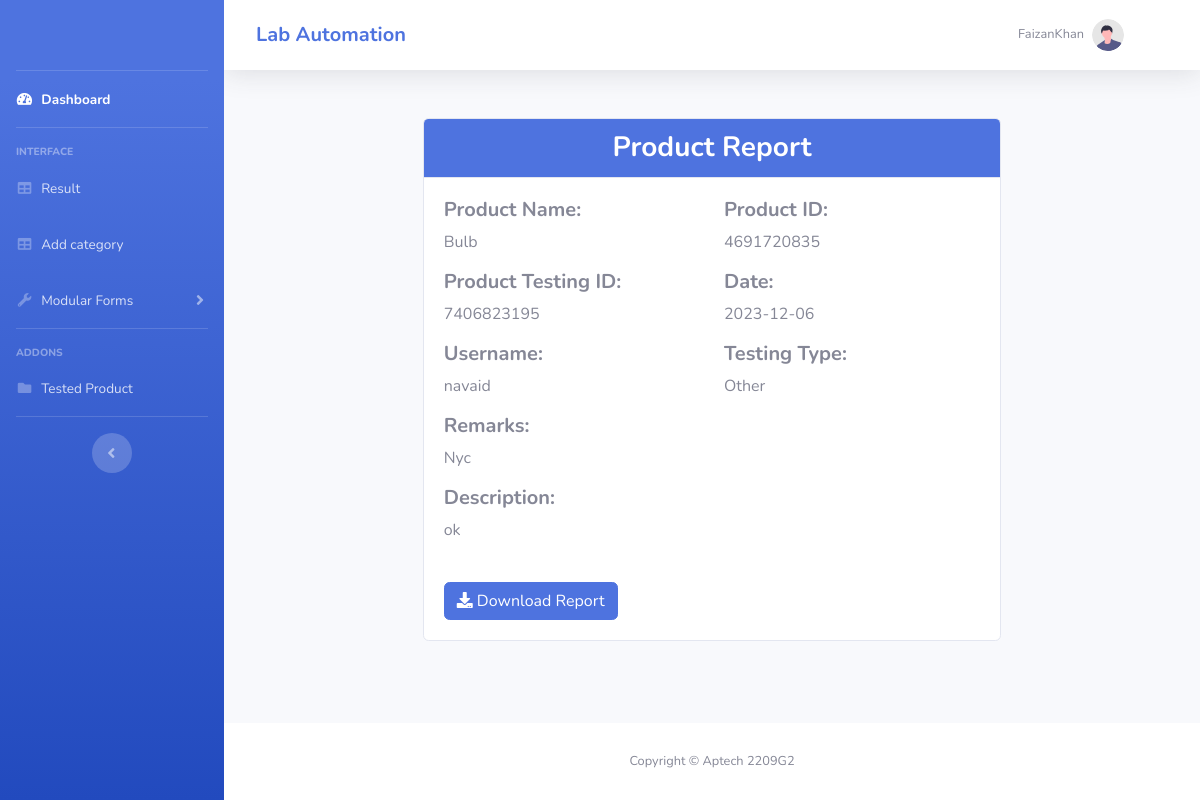
Screenshot of /reports.php?id=43 (signed in) with the database file from the repository.
### tables this page shows
CREATE TABLE `tested_product` (
  `product_id` int(11) NOT NULL,
  `product_name` varchar(200) NOT NULL,
  `product_unique_id` varchar(50) NOT NULL,
  `product_testing_id` varchar(50) NOT NULL,
  `uploader_name` varchar(100) NOT NULL,
  `prod_date` varchar(100) NOT NULL,
  `result` varchar(20) NOT NULL,
  `testing_type` varchar(200) NOT NULL,
  `rating` int(50) NOT NULL,
  `remarks` varchar(200) NOT NULL,
  `description` varchar(200) NOT NULL
);

### reports.php (the view, shortened to what this page needs)
<?php
require 'Connection/connection.php';
?>
<?php
$selected_id = $_GET["id"];
$selected_query = "SELECT * FROM `tested_product` WHERE `product_id` = :id";
$selected_prepare = $connection->prepare($selected_query);
$selected_prepare->bindValue(':id', $selected_id, PDO::PARAM_INT);
$selected_prepare->execute();
$fetch_data = $selected_prepare->fetch(PDO::FETCH_ASSOC);
?>
<!DOCTYPE html>
<html lang="en">
<head>
    <link href="vendor/fontawesome-free/css/all.min.css" rel="stylesheet" type="text/css">
    <link href="css/sb-admin-2.min.css" rel="stylesheet">
</head>
<body id="page-top">
    <div id="wrapper">
        <?php require 'header/navbar.php' ?>
        <div class="container-fluid">
            <div class="container mt-5" id="htmlContent">
                <div class="row justify-content-center">
                    <div class="col-md-8">
                        <div class="card">
                            <div class="card-header bg-primary text-white">
                                <h3 class="text-center mb-0 font-weight-bold">Product Report</h3>
                            </div>
                            <div class="card-body">
                                <div class="row">
                                    <div class="col-md-6">
                                        <h5 class="font-weight-bold">Product Name:</h5>
                                        <p><?= $fetch_data['product_name'] ?></p>
                                    </div>
                                    <div class="col-md-6">
                                        <h5 class="font-weight-bold">Product ID:</h5>
                                        <p><?= $fetch_data['product_unique_id'] ?></p>
                                    </div>
                                    <div class="col-md-6">
                                        <h5 class="font-weight-bold">Product Testing ID:</h5>
                                        <p><?= $fetch_data['product_testing_id'] ?></p>
                                    </div>
                                    <div class="col-md-6">
                                        <h5 class="font-weight-bold">Date:</h5>
                                        <p><?= $fetch_data['prod_date'] ?></p>
                                    </div>
                                </div>
                                <div class="row">
                                    <div class="col-md-6">
                                        <h5 class="font-weight-bold">Username:</h5>
                                        <p><?= $fetch_data['uploader_name'] ?></p>
                                    </div>
                                    <div class="col-md-6">
                                        <h5 class="font-weight-bold">Testing Type:</h5>
                                        <p><?= $fetch_data['testing_type'] ?></p>
                                    </div>
                                    <div class="col-md-6">
                                        <h5 class="font-weight-bold">Remarks:</h5>
                                        <p><?= $fetch_data['remarks'] ?></p>
                                    </div>
                                </div>
                                <div class="row">
                                    <div class="col-md-12">
                                        <h5 class="font-weight-bold">Description:</h5>
                                        <p><?= $fetch_data['description'] ?></p>
                                    </div>
                                </div>
                                <div class="row mt-4">
                                    <div class="col-md-12">
                                        <button class="btn btn-primary" id="generatePDF"> <i class="fas fa-download"></i> Download Report</button>
                                    </div>
                                </div>
                            </div>
                        </div>
                    </div>
                </div>
            </div>
        </div>
    </div>
    <?php require 'header/footer.php' ?>
    </div>
    </div>
</body>
</html>

### rows the page displays
tested_product: product_name "Bulb", product_unique "4691720835", product_testing "7406823195", prod_date "2023-12-06", uploader_name "navaid", testing_type "Other", remarks "Nyc", description "ok"

### other values shown
$_SESSION['first_name'] "Faizan"
$_SESSION['last_name'] "Khan"
